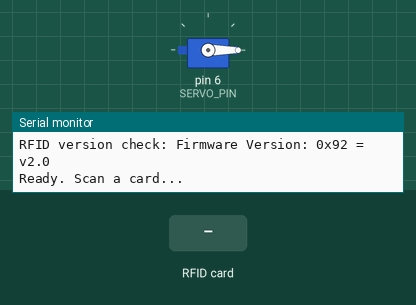
Recording of a sketch running on a simulated Arduino Uno, built with avr-gcc and run on an emulated ATmega328P. Shown: servo, the last lines printed to the serial monitor. Inputs (shaded band) come from the test bench.

Above: at 1.2 s.
1.3 s: RFID card DE AD BE EF held to the reader
At 2.3 s:
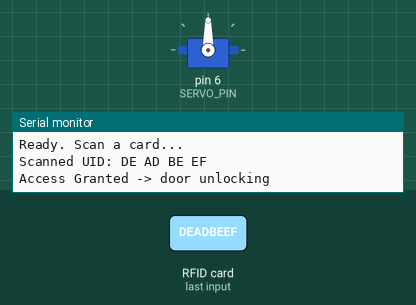
2.8 s: RFID card 5E 7A 19 C4 held to the reader
Timing chart, 0 to 5.8 s (numbered marks = the images above; inputs shaded):
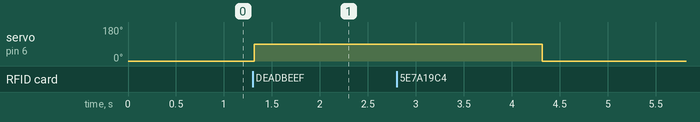

The sketch:

rfid_only_test.ino
```cpp
/*
  RFID Door Lock - Standalone Test
  No LCD, no water/temp sensors - isolates RFID + servo only.
  Wiring:
    RFID: SDA/SS->10, SCK->13, MOSI->11, MISO->12, RST->9, 3.3V, GND
    Servo: Signal->6, 5V, GND
  Open Serial Monitor at 9600 baud.
*/

#include <SPI.h>
#include <MFRC522.h>
#include <Servo.h>

#define RFID_SS   10
#define RFID_RST  9
MFRC522 rfid(RFID_SS, RFID_RST);
byte authorizedUID[4] = {0xDE, 0xAD, 0xBE, 0xEF}; // <-- replace with YOUR card's UID

#define SERVO_PIN 6
Servo doorServo;
const int LOCK_ANGLE   = 0;
const int UNLOCK_ANGLE = 90;

void setup() {
  Serial.begin(9600);
  SPI.begin();
  rfid.PCD_Init();

  Serial.print("RFID version check: ");
  rfid.PCD_DumpVersionToSerial();

  doorServo.attach(SERVO_PIN);
  doorServo.write(LOCK_ANGLE);

  Serial.println("Ready. Scan a card...");
}

void loop() {
  if (!rfid.PICC_IsNewCardPresent() || !rfid.PICC_ReadCardSerial()) return;

  bool match = (rfid.uid.size == 4);
  Serial.print("Scanned UID: ");
  for (byte i = 0; i < rfid.uid.size; i++) {
    if (rfid.uid.uidByte[i] < 0x10) Serial.print("0");
    Serial.print(rfid.uid.uidByte[i], HEX);
    Serial.print(" ");
    if (match && rfid.uid.uidByte[i] != authorizedUID[i]) match = false;
  }
  Serial.println();

  if (match) {
    Serial.println("Access Granted -> door unlocking");
    doorServo.write(UNLOCK_ANGLE);
    delay(3000);
    doorServo.write(LOCK_ANGLE);
    Serial.println("Door locked again");
  } else {
    Serial.println("Access Denied");
  }

  rfid.PICC_HaltA();
  rfid.PCD_StopCrypto1();
}
```

Measured:
- after the input at 1.3 s, servo on pin 6 (SERVO_PIN): 0° → 90° at once
